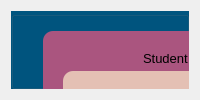
    <widget class="QWidget" name="tabWidgetsPageSchedule">
     <attribute name="title">
      <string>Schedule</string>
     </attribute>
     <layout class="QVBoxLayout" name="verticalLayout_6">
      <item>
       <widget class="QGroupBox" name="groupBox_coursesch">
        <property name="styleSheet">
         <string notr="true">background-color: rgb(0, 85, 127);</string>
        </property>
        <property name="title">
         <string/>
        </property>
        <widget class="QGroupBox" name="groupBox_2">
         <property name="geometry">
          <rect>
           <x>640</x>
           <y>20</y>
           <width>201</width>
           <height>501</height>
          </rect>
         </property>
         <property name="font">
          <font>
           <family>Calibri</family>
           <pointsize>12</pointsize>
           <weight>75</weight>
           <bold>true</bold>
          </font>
         </property>
         <property name="styleSheet">
          <string notr="true">background-color: rgb(170, 85, 127);
border-color: rgb(0, 85, 127);
color: rgb(0, 0, 0);
border-radius:10px;</string>
         </property>
         <property name="title">
          <string>Create New Announcemet</string>
         </property>
         <property name="alignment">
          <set>Qt::AlignCenter</set>
         </property>
         <widget class="QTextEdit" name="textEdit_announcementtext">
          <property name="geometry">
           <rect>
            <x>18</x>
            <y>70</y>
            <width>171</width>
            <height>121</height>
           </rect>
          </property>
          <property name="styleSheet">
           <string notr="true">background-color: rgb(228, 192, 180);</string>
          </property>
          <property name="placeholderText">
           <string>Please write your announcement text here...</string>
          </property>
         </widget>
         <widget class="QLabel" name="label_announcement_3">
          <property name="geometry">
           <rect>
            <x>28</x>
            <y>220</y>
            <width>171</width>
            <height>20</height>
           </rect>
          </property>
          <property name="styleSheet">
           <string notr="true">color: rgb(0, 0, 0);</string>
          </property>
          <property name="text">
           <string>&lt;html&gt;&lt;head/&gt;&lt;body&gt;&lt;p&gt;&lt;span style=&quot; font-size:10pt;&quot;&gt;Deadline of the announcement&lt;/span&gt;&lt;/p&gt;&lt;/body&gt;&lt;/html&gt;</string>
          </property>
         </widget>
         <widget class="QPushButton" name="pushButton_SendAnnouncement">
          <property name="geometry">
           <rect>
            <x>30</x>
            <y>370</y>
            <width>151</width>
            <height>61</height>
           </rect>
          </property>
          <property name="font">
           <font>
            <family>Calibri</family>
            <pointsize>10</pointsize>
            <weight>75</weight>
            <bold>true</bold>
           </font>
          </property>
          <property name="styleSheet">
           <string notr="true">border-radius:10px;
border-color: qradialgradient(spread:pad, cx:0.5, cy:0.5, radius:0.5, fx:0.5, fy:0.5, stop:0 rgba(0, 0, 0, 255), stop:0.19397 rgba(0, 0, 0, 255), stop:0.202312 rgba(122, 97, 0, 255), stop:0.495514 rgba(76, 58, 0, 255), stop:0.504819 rgba(255, 255, 255, 255), stop:0.79 rgba(255, 255, 255, 255), stop:1 rgba(255, 158, 158, 255));
color: rgb(0, 0, 0);
background-color: rgb(228, 192, 180);</string>
          </property>
          <property name="text">
           <string>📢
PUBLISH
ANNOUNCEMENT</string>
          </property>
         </widget>
         <widget class="QLabel" name="label_announcement_2">
          <property name="geometry">
           <rect>
            <x>48</x>
            <y>50</y>
            <width>121</width>
            <height>20</height>
           </rect>
          </property>
          <property name="styleSheet">
           <string notr="true">color: rgb(0, 0, 0);</string>
          </property>
          <property name="text">
           <string>&lt;html&gt;&lt;head/&gt;&lt;body&gt;&lt;p&gt;&lt;span style=&quot; font-size:10pt;&quot;&gt;Announcement Text&lt;/span&gt;&lt;/p&gt;&lt;/body&gt;&lt;/html&gt;</string>
          </property>
         </widget>
         <widget class="QDateEdit" name="dateEdit_lastdateofannouncement">
          <property name="geometry">
           <rect>
            <x>18</x>
            <y>250</y>
            <width>171</width>
            <height>41</height>
           </rect>
          </property>
          <property name="styleSheet">
           <string notr="true">border-radius:10px;
color: rgb(0, 0, 0);
background-color: rgb(228, 192, 180);</string>
          </property>
          <property name="dateTime">
           <datetime>
            <hour>0</hour>
            <minute>0</minute>
            <second>0</second>
            <year>2024</year>
            <month>1</month>
            <day>1</day>
           </datetime>
          </property>
          <property name="time">
           <time>
            <hour>0</hour>
            <minute>0</minute>
            <second>0</second>
           </time>
          </property>
          <property name="currentSection">
           <enum>QDateTimeEdit::DaySection</enum>
          </property>
          <property name="displayFormat">
           <string>d/M/yyyy</string>
          </property>
          <property name="calendarPopup">
           <bool>true</bool>
          </property>
          <property name="date">
           <date>
            <year>2024</year>
            <month>1</month>
            <day>1</day>
           </date>
          </property>
         </widget>
        </widget>
        <widget class="Line" name="line">
         <property name="geometry">
          <rect>
           <x>0</x>
           <y>230</y>
           <width>631</width>
           <height>16</height>
          </rect>
         </property>
         <property name="orientation">
          <enum>Qt::Horizontal</enum>
         </property>
        </widget>
        <widget class="Line" name="line_2">
         <property name="geometry">
          <rect>
           <x>610</x>
           <y>0</y>
           <width>20</width>
           <height>541</height>
          </rect>
         </property>
         <property name="orientation">
          <enum>Qt::Vertical</enum>
         </property>
        </widget>
        <widget class="QGroupBox" name="groupBox_NewTask">
         <property name="enabled">
          <bool>true</bool>
         </property>
         <property name="geometry">
          <rect>
           <x>32</x>
           <y>260</y>
           <width>551</width>
           <height>261</height>
          </rect>
         </property>
         <property name="sizePolicy">
          <sizepolicy hsizetype="Expanding" vsizetype="Expanding">
           <horstretch>0</horstretch>
           <verstretch>0</verstretch>
          </sizepolicy>
         </property>
         <property name="font">
          <font>
           <family>Calibri</family>
           <pointsize>12</pointsize>
           <weight>75</weight>
           <bold>true</bold>
          </font>
         </property>
         <property name="autoFillBackground">
          <bool>false</bool>
         </property>
         <property name="styleSheet">
          <string notr="true">
border-radius:10px;
background-color: rgb(170, 85, 127);
</string>
         </property>
         <property name="title">
          <string>Create New Task</string>
         </property>
         <property name="alignment">
          <set>Qt::AlignCenter</set>
         </property>
         <property name="checkable">
          <bool>false</bool>
         </property>
         <widget class="QListWidget" name="listWidget_AssignList">
          <property name="geometry">
           <rect>
            <x>205</x>
            <y>50</y>
            <width>193</width>
            <height>192</height>
           </rect>
          </property>
          <property name="sizePolicy">
           <sizepolicy hsizetype="Maximum" vsizetype="Minimum">
            <horstretch>0</horstretch>
            <verstretch>0</verstretch>
           </sizepolicy>
          </property>
          <property name="styleSheet">
           <string notr="true">background-color: rgb(228, 192, 180);</string>
          </property>
          <property name="inputMethodHints">
           <set>Qt::ImhMultiLine</set>
          </property>
          <property name="frameShape">
           <enum>QFrame::StyledPanel</enum>
          </property>
          <property name="selectionMode">
           <enum>QAbstractItemView::MultiSelection</enum>
          </property>
         </widget>
         <widget class="QPushButton" name="pushButton_CreateTask">
          <property name="enabled">
           <bool>true</bool>
          </property>
          <property name="geometry">
           <rect>
            <x>410</x>
            <y>174</y>
            <width>111</width>
            <height>51</height>
           </rect>
          </property>
          <property name="sizePolicy">
           <sizepolicy hsizetype="Expanding" vsizetype="Expanding">
            <horstretch>0</horstretch>
            <verstretch>0</verstretch>
           </sizepolicy>
          </property>
          <property name="font">
           <font>
            <family>Calibri</family>
            <pointsize>10</pointsize>
            <weight>75</weight>
            <italic>false</italic>
            <bold>true</bold>
           </font>
          </property>
          <property name="toolTip">
           <string>&lt;html&gt;&lt;head/&gt;&lt;body&gt;&lt;p&gt;Create Task&lt;/p&gt;&lt;/body&gt;&lt;/html&gt;</string>
          </property>
          <property name="styleSheet">
           <string notr="true">background-color: rgb(228, 192, 180);
border-radius:10px;
</string>
          </property>
          <property name="text">
           <string>💾
SAVE</string>
          </property>
         </widget>
         <widget class="QLabel" name="label_Assignees">
          <property name="geometry">
           <rect>
            <x>270</x>
            <y>30</y>
            <width>71</width>
            <height>16</height>
           </rect>
          </property>
          <property name="sizePolicy">
           <sizepolicy hsizetype="Maximum" vsizetype="Maximum">
            <horstretch>0</horstretch>
            <verstretch>0</verstretch>
           </sizepolicy>
          </property>
          <property name="font">
           <font>
            <pointsize>10</pointsize>
           </font>
          </property>
          <property name="text">
           <string>Assignees</string>
          </property>
         </widget>
         <widget class="QLabel" name="label_Task">
          <property name="geometry">
           <rect>
            <x>80</x>
            <y>30</y>
            <width>41</width>
            <height>16</height>
           </rect>
          </property>
          <property name="sizePolicy">
           <sizepolicy hsizetype="Maximum" vsizetype="Maximum">
            <horstretch>0</horstretch>
            <verstretch>0</verstretch>
           </sizepolicy>
          </property>
          <property name="font">
           <font>
            <pointsize>10</pointsize>
           </font>
          </property>
          <property name="text">
           <string>Task </string>
          </property>
         </widget>
         <widget class="QLabel" name="label_Deadline">
          <property name="geometry">
           <rect>
            <x>450</x>
            <y>60</y>
            <width>51</width>
            <height>16</height>
           </rect>
          </property>
          <property name="sizePolicy">
           <sizepolicy hsizetype="Maximum" vsizetype="Maximum">
            <horstretch>0</horstretch>
            <verstretch>0</verstretch>
           </sizepolicy>
          </property>
          <property name="font">
           <font>
            <pointsize>10</pointsize>
           </font>
          </property>
          <property name="text">
           <string>Deadline</string>
          </property>
         </widget>
         <widget class="QPlainTextEdit" name="plainTextEdit_NewTask">
          <property name="geometry">
           <rect>
            <x>7</x>
            <y>50</y>
            <width>193</width>
            <height>192</height>
           </rect>
          </property>
          <property name="sizePolicy">
           <sizepolicy hsizetype="Maximum" vsizetype="Minimum">
            <horstretch>0</horstretch>
            <verstretch>0</verstretch>
           </sizepolicy>
          </property>
          <property name="font">
           <font>
            <family>Arial</family>
            <pointsize>10</pointsize>
            <italic>false</italic>
           </font>
          </property>
          <property name="styleSheet">
           <string notr="true">background-color: rgb(228, 192, 180);

</string>
          </property>
          <property name="placeholderText">
           <string>Please write your task description here...</string>
          </property>
         </widget>
         <widget class="QDateTimeEdit" name="dateTimeEdit_Deadline">
          <property name="geometry">
           <rect>
            <x>410</x>
            <y>80</y>
            <width>121</width>
            <height>41</height>
           </rect>
          </property>
          <property name="sizePolicy">
           <sizepolicy hsizetype="Minimum" vsizetype="Maximum">
            <horstretch>0</horstretch>
            <verstretch>0</verstretch>
           </sizepolicy>
          </property>
          <property name="font">
           <font>
            <family>Calibri</family>
            <pointsize>10</pointsize>
            <weight>50</weight>
            <bold>false</bold>
           </font>
          </property>
          <property name="styleSheet">
           <string notr="true">background-color: rgb(228, 192, 180);
selection-background-color: rgb(255, 0, 0);</string>
          </property>
          <property name="date">
           <date>
            <year>2024</year>
            <month>1</month>
            <day>1</day>
           </date>
          </property>
          <property name="calendarPopup">
           <bool>true</bool>
          </property>
         </widget>
        </widget>
        <widget class="QGroupBox" name="groupBox">
         <property name="geometry">
          <rect>
           <x>32</x>
           <y>20</y>
           <width>551</width>
           <height>201</height>
          </rect>
         </property>
         <property name="font">
          <font>
           <family>Calibri</family>
           <pointsize>12</pointsize>
           <weight>75</weight>
           <bold>true</bold>
          </font>
         </property>
         <property name="styleSheet">
          <string notr="true">background-color: rgb(170, 85, 127);
border-radius:10px;</string>
         </property>
         <property name="title">
          <string>Create New Meeting or Course</string>
         </property>
         <property name="alignment">
          <set>Qt::AlignCenter</set>
         </property>
         <widget class="QLabel" name="label">
          <property name="geometry">
           <rect>
            <x>100</x>
            <y>20</y>
            <width>91</width>
            <height>16</height>
           </rect>
          </property>
          <property name="styleSheet">
           <string notr="true">color: rgb(0, 0, 0);</string>
          </property>
          <property name="text">
           <string>&lt;html&gt;&lt;head/&gt;&lt;body&gt;&lt;p&gt;&lt;span style=&quot; font-size:10pt;&quot;&gt;Student List&lt;/span&gt;&lt;/p&gt;&lt;/body&gt;&lt;/html&gt;</string>
          </property>
         </widget>
         <widget class="QListWidget" name="listWidget_studentlist">
          <property name="geometry">
           <rect>
            <x>20</x>
            <y>40</y>
            <width>251</width>
            <height>141</height>
           </rect>
          </property>
          <property name="styleSheet">
           <string notr="true">background-color: rgb(228, 192, 180);</string>
          </property>
          <property name="selectionMode">
           <enum>QAbstractItemView::MultiSelection</enum>
          </property>
         </widget>
         <widget class="QPushButton" name="pushButton_SchSave">
          <property name="geometry">
           <rect>
            <x>451</x>
            <y>80</y>
            <width>81</width>
            <height>51</height>
           </rect>
          </property>
          <property name="font">
           <font>
            <family>Calibri</family>
            <pointsize>10</pointsize>
            <weight>75</weight>
            <bold>true</bold>
            <underline>false</underline>
           </font>
          </property>
          <property name="styleSheet">
           <string notr="true">background-color: rgb(228, 192, 180);
border-radius: 10px ;</string>
          </property>
          <property name="text">
           <string>💾
SAVE</string>
          </property>
         </widget>
         <widget class="QLabel" name="label_5">
          <property name="geometry">
           <rect>
            <x>330</x>
            <y>20</y>
            <width>91</width>
            <height>16</height>
           </rect>
          </property>
          <property name="styleSheet">
           <string notr="true">color: rgb(0, 0, 0);</string>
          </property>
          <property name="text">
           <string>&lt;html&gt;&lt;head/&gt;&lt;body&gt;&lt;p&gt;&lt;span style=&quot; font-size:10pt;&quot;&gt;Schedule Type&lt;/span&gt;&lt;/p&gt;&lt;/body&gt;&lt;/html&gt;</string>
          </property>
         </widget>
         <widget class="QListWidget" name="listWidget_coursemeet">
          <property name="geometry">
           <rect>
            <x>300</x>
            <y>40</y>
            <width>131</width>
            <height>61</height>
           </rect>
          </property>
          <property name="styleSheet">
           <string notr="true">background-color: rgb(228, 192, 180);</string>
          </property>
          <item>
           <property name="text">
            <string>Data Science</string>
           </property>
          </item>
          <item>
           <property name="text">
            <string>Mentor Meeting</string>
           </property>
          </item>
         </widget>
         <widget class="QLabel" name="label_10">
          <property name="geometry">
           <rect>
            <x>330</x>
            <y>110</y>
            <width>111</width>
            <height>16</height>
           </rect>
          </property>
          <property name="styleSheet">
           <string notr="true">color: rgb(0, 0, 0);</string>
          </property>
          <property name="text">
           <string>&lt;html&gt;&lt;head/&gt;&lt;body&gt;&lt;p&gt;&lt;span style=&quot; font-size:10pt;&quot;&gt;Date and Time&lt;/span&gt;&lt;/p&gt;&lt;/body&gt;&lt;/html&gt;</string>
          </property>
         </widget>
         <widget class="QDateTimeEdit" name="dateTimeEdit_sch">
          <property name="geometry">
           <rect>
            <x>300</x>
            <y>130</y>
            <width>131</width>
            <height>51</height>
           </rect>
          </property>
          <property name="styleSheet">
           <string notr="true">background-color: rgb(228, 192, 180);
color: rgb(0, 0, 0);</string>
          </property>
          <property name="date">
           <date>
            <year>2024</year>
            <month>1</month>
            <day>1</day>
           </date>
          </property>
          <property name="calendarPopup">
           <bool>true</bool>
          </property>
         </widget>
        </widget>
       </widget>
      </item>
     </layout>
    </widget>
